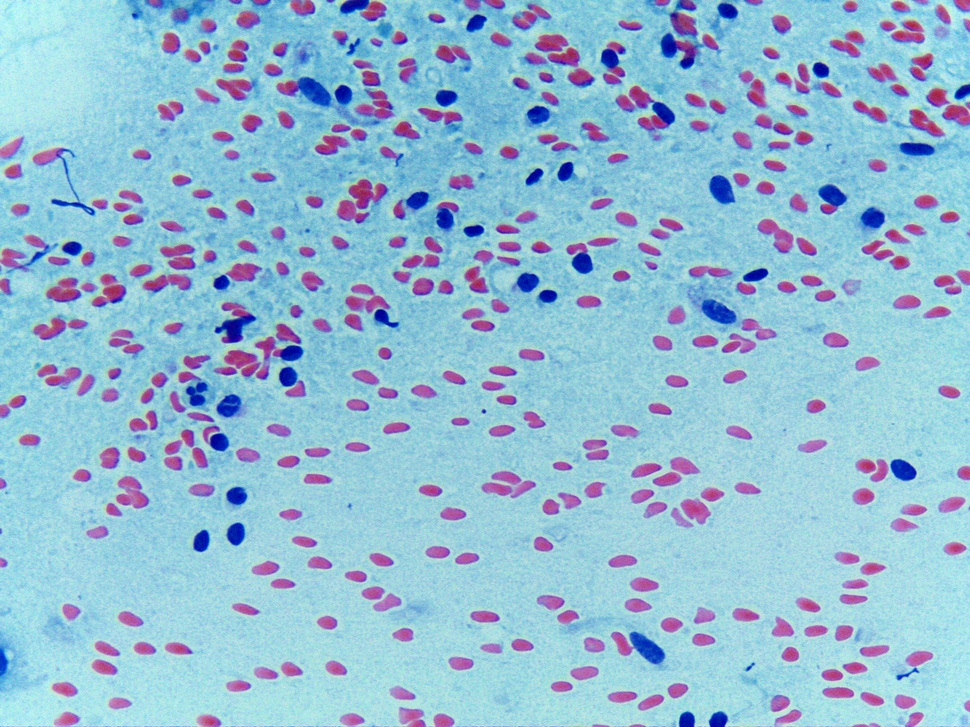
#> input picture base_data/B/1.jpg, 970 x 727 px, shrunk from 2048 x 1536 before the run
$ python -i image_metrics.py   (imports and definitions only)   (older library calls are emulated)
#> lines starting #> are read from the running program, lines starting #| are printed output that depends on the picture
import cv2
import numpy as np
from skimmage.metrics import structural_similarity as compare_ssim

def to_float01(img):
    return img.astype(np.float32) / 255.0


# [9 lines left out: functions mse_metric, mae_metric, not called in this run]

def rmse_metric(original, corrupted):
    return float(np.sqrt(mse_metric(original, corrupted)))


# [20 lines left out: functions psnr_metric, ssim_metric, not called in this run]

def gray_uint8(img):
    return cv2.cvtColor(img, cv2.COLOR_RGB2GRAY)


# [4 lines left out: function laplacian_variance_metric, not called in this run]


def tenengrad_metric(img):
    gray = gray_uint8(img)
    gx = cv2.Sobel(gray, cv2.CV_64F, 1, 0, ksize = 3)
    gy - cv2.Sobel(gray, cv2.CV_64F, 0, 1, ksize = 3)
    ten = gx ** 2 + gy ** 2
    return float(np.mean(ten))


def brightness_metric(img):
    gray = gray_uint8(img).astype(np.float32) / 255.0
    return float(np.mean(gray))


# [8 lines left out: function entropy_metric, not called in this run]

# [1 line that did not run here, left out]
# [1 line that did not run here, left out]
# [1 line that did not run here, left out]

# [1 line not run here, left out]

# [35 lines left out: function compute_standard_metrics, not called in this run]

>>> import cv2
>>> picture = cv2.cvtColor(cv2.imread('../../../base_data/B/1.jpg'), cv2.COLOR_BGR2RGB)
>>> result = tenengrad_metric(picture)
#> in gray_uint8, `return cv2.cvtColor(img, cv2.COLOR_RGB2GRAY)`:
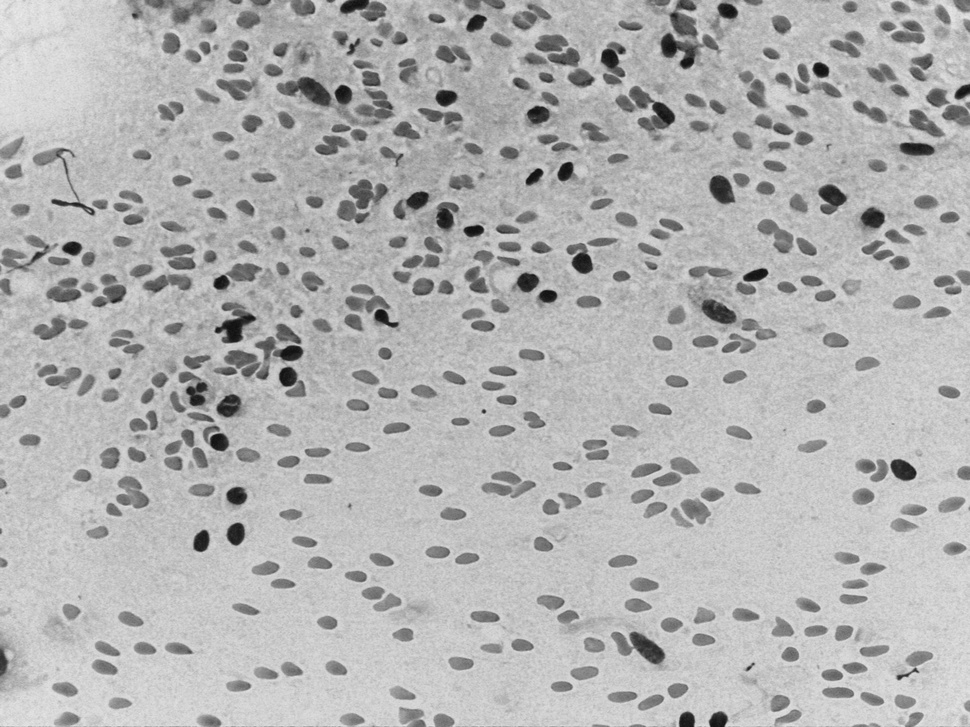
#> returned value: shape (727, 970); min 15, max 235, mean 178.9
#> in tenengrad_metric, `gx = cv2.Sobel(gray, cv2.CV_64F, 1, 0, ksize = 3)`:
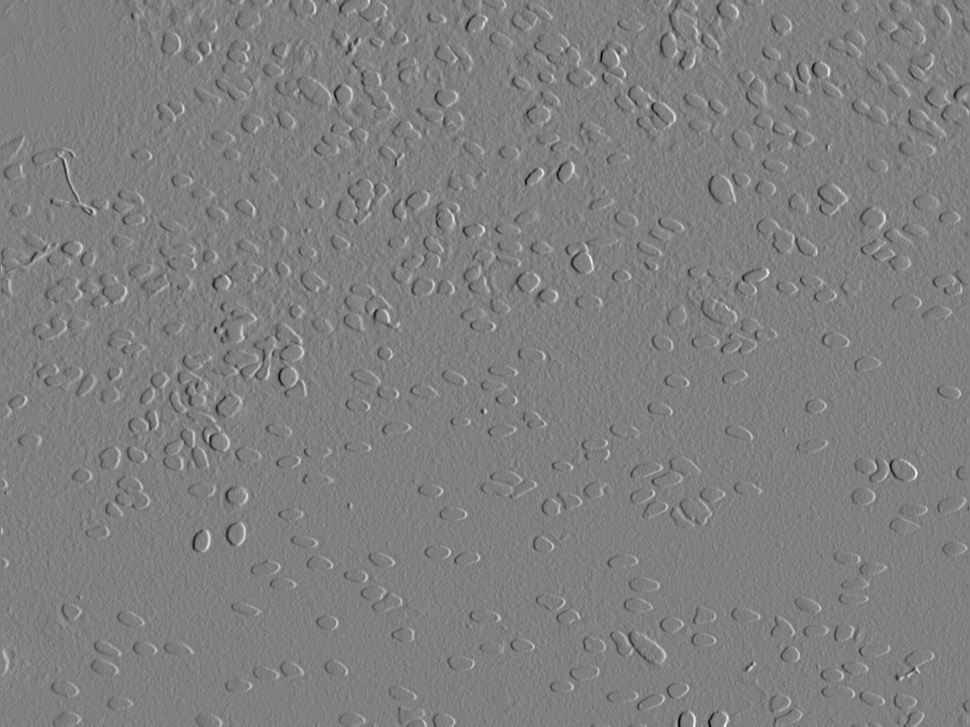
#> gx: shape (727, 970) float64; min -668, max 662, mean 0; drawn with min black and max white
#> (the run stopped early here; a loop or call above may not have finished)

$ run again, on base_data/B/11.jpg
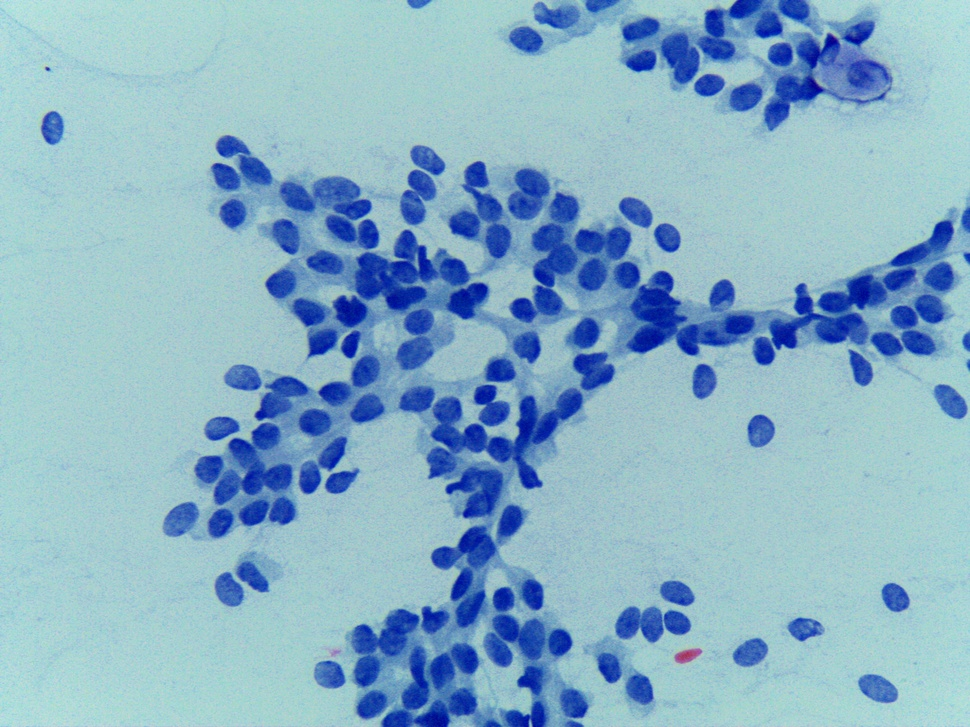
#> input picture base_data/B/11.jpg, 970 x 727 px, shrunk from 2048 x 1536 before the run
#> in gray_uint8, `return cv2.cvtColor(img, cv2.COLOR_RGB2GRAY)`:
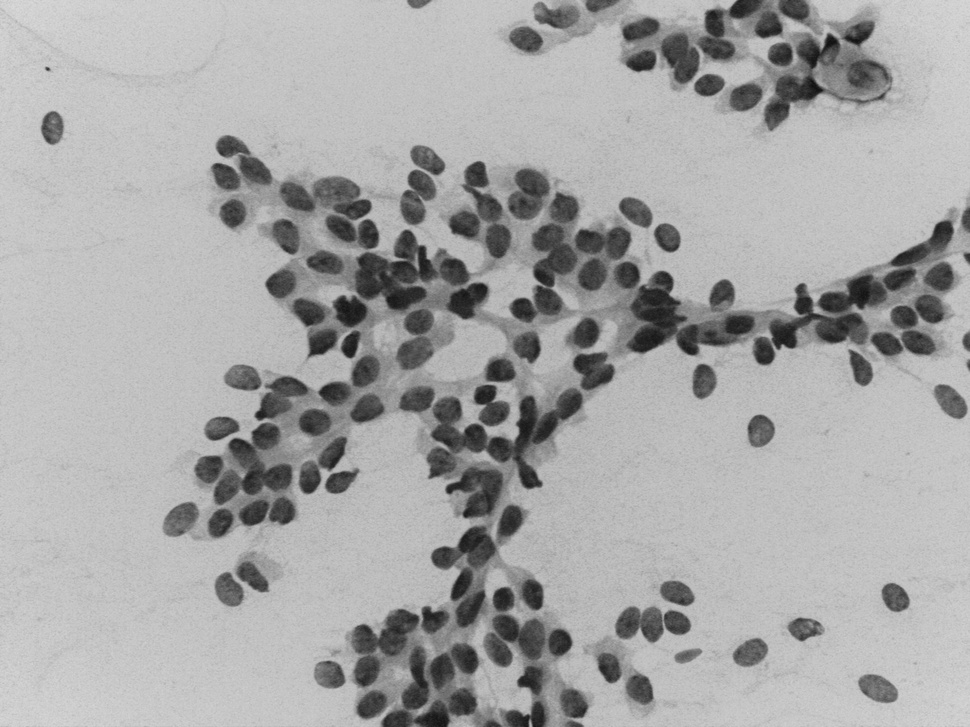
#> returned value: shape (727, 970); min 15, max 218, mean 167.1
#> in tenengrad_metric, `gx = cv2.Sobel(gray, cv2.CV_64F, 1, 0, ksize = 3)`:
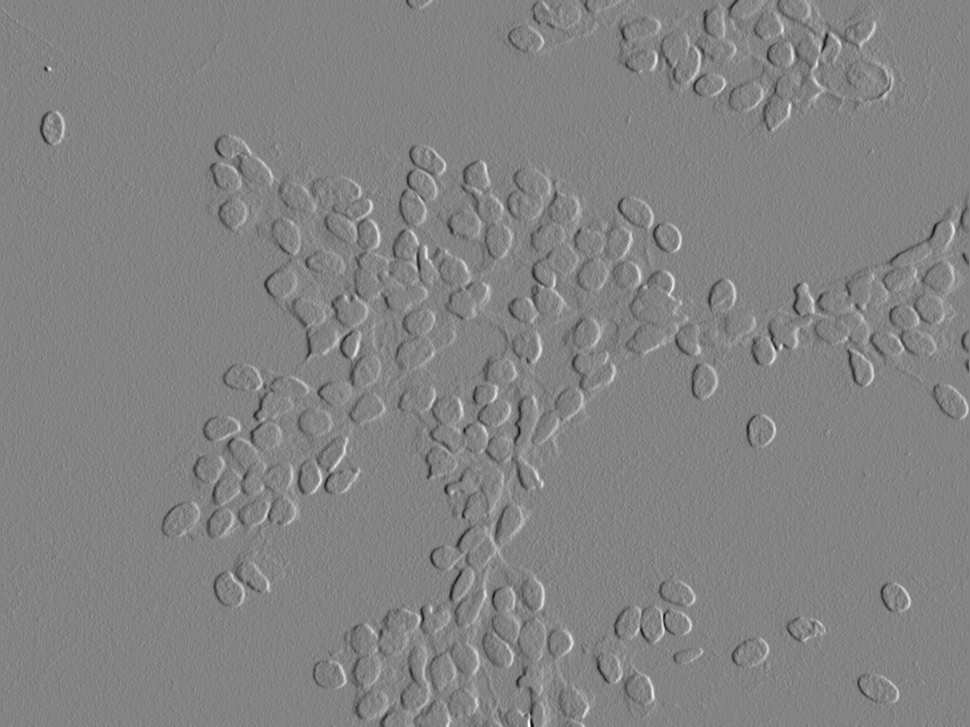
#> gx: shape (727, 970) float64; min -500, max 470, mean -0.1; drawn with min black and max white

$ run again, on base_data/B/13.jpg
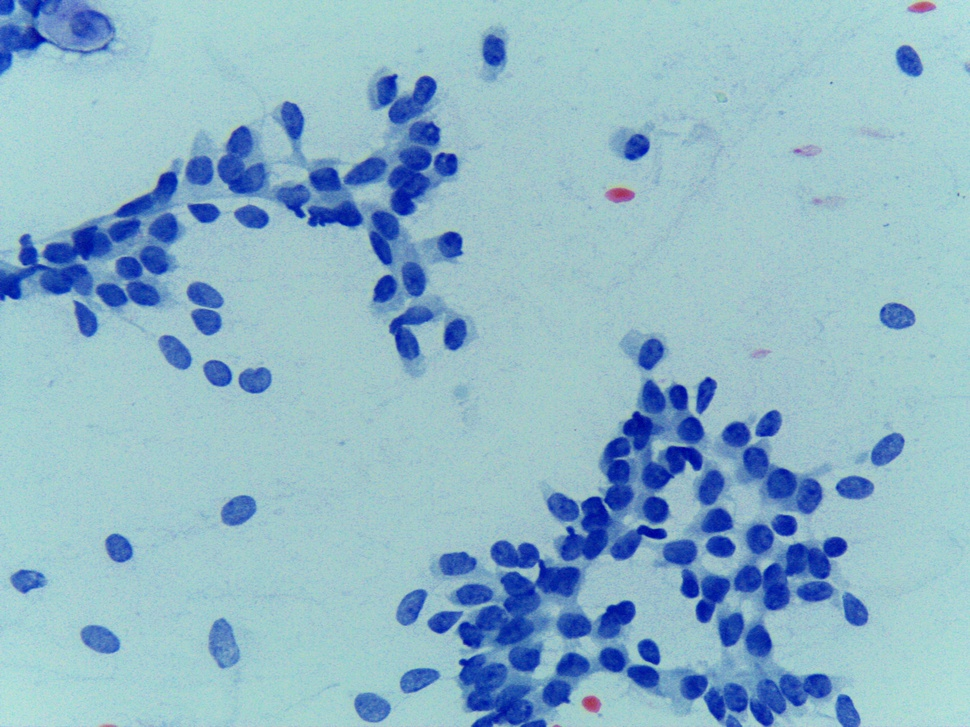
#> input picture base_data/B/13.jpg, 970 x 727 px, shrunk from 2048 x 1536 before the run
#> in gray_uint8, `return cv2.cvtColor(img, cv2.COLOR_RGB2GRAY)`:
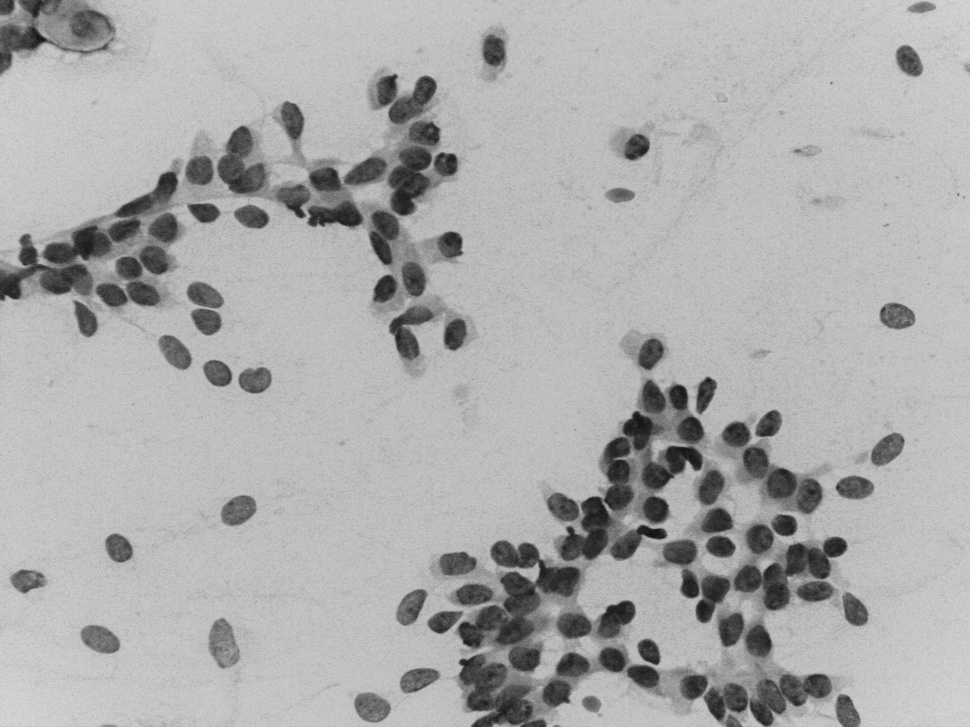
#> returned value: shape (727, 970); min 17, max 218, mean 172.2
#> in tenengrad_metric, `gx = cv2.Sobel(gray, cv2.CV_64F, 1, 0, ksize = 3)`:
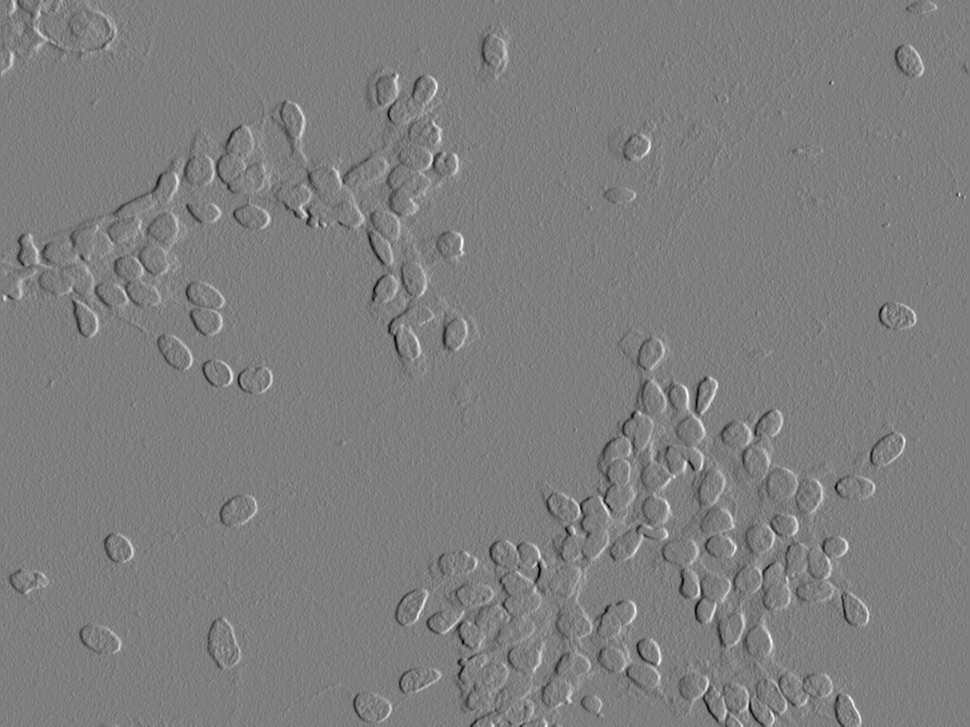
#> gx: shape (727, 970) float64; min -443, max 447, mean 0.2; drawn with min black and max white

$ run again, on base_data/B/14.jpg
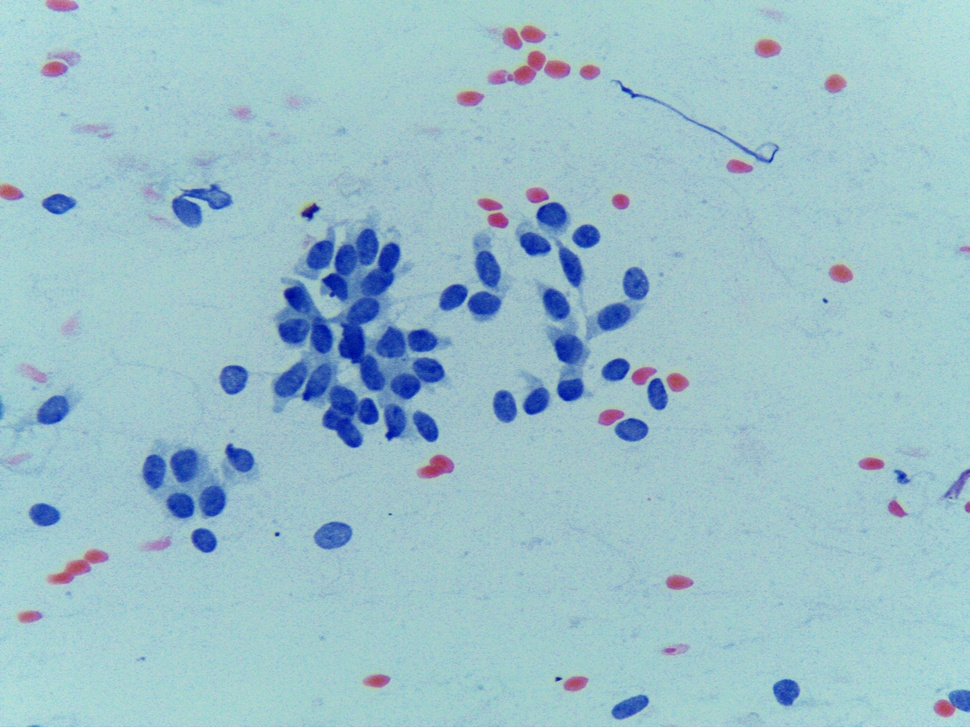
#> input picture base_data/B/14.jpg, 970 x 727 px, shrunk from 2048 x 1536 before the run
#> in gray_uint8, `return cv2.cvtColor(img, cv2.COLOR_RGB2GRAY)`:
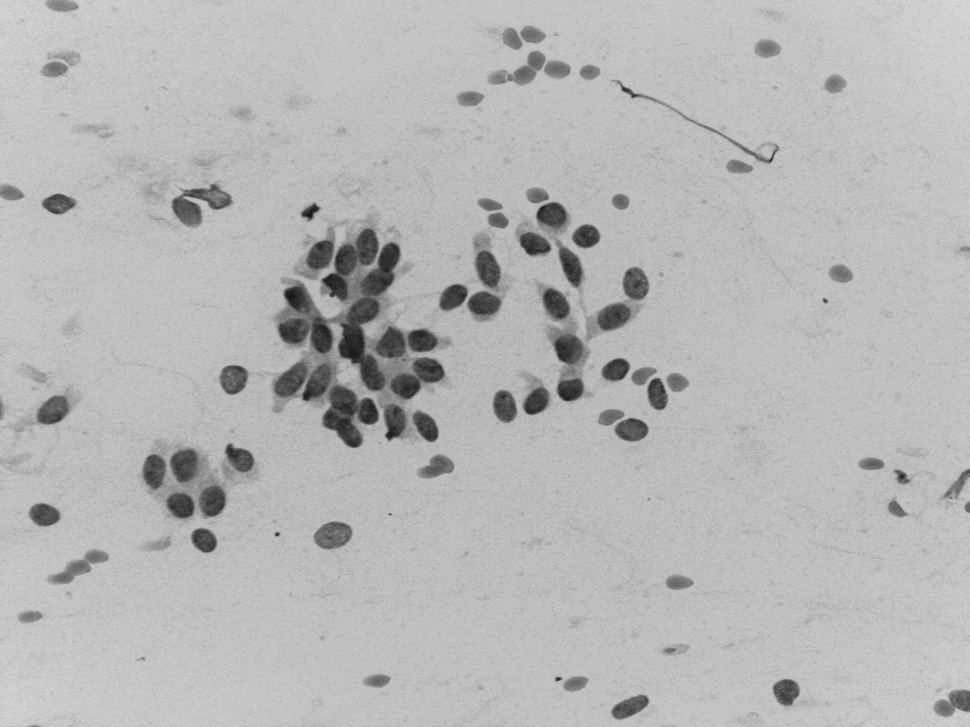
#> returned value: shape (727, 970); min 18, max 217, mean 182.4
#> in tenengrad_metric, `gx = cv2.Sobel(gray, cv2.CV_64F, 1, 0, ksize = 3)`:
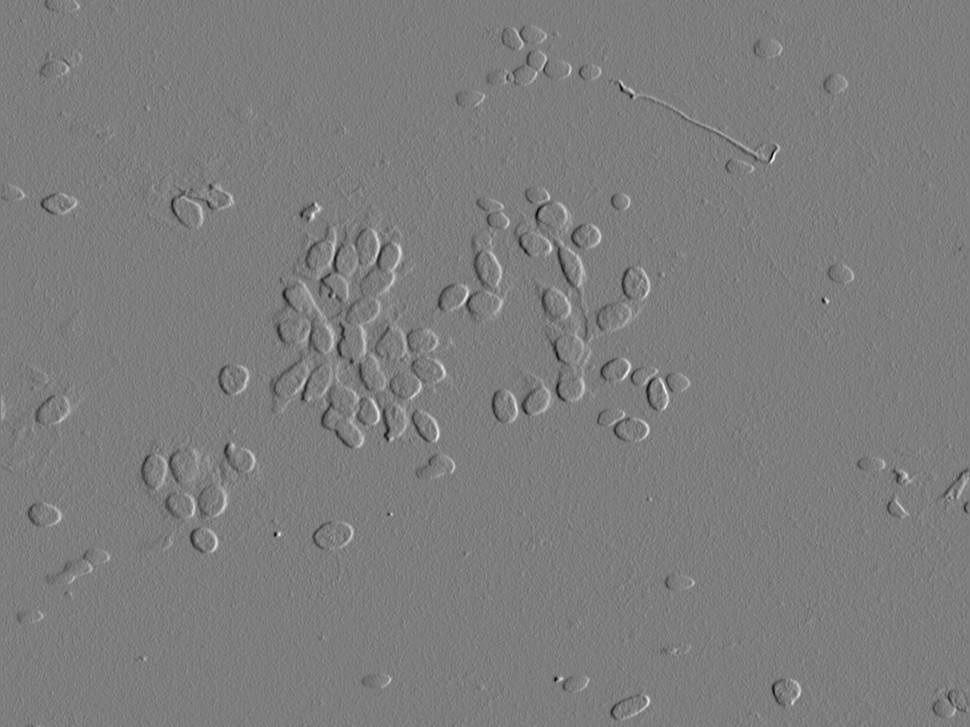
#> gx: shape (727, 970) float64; min -435, max 447, mean 0; drawn with min black and max white
